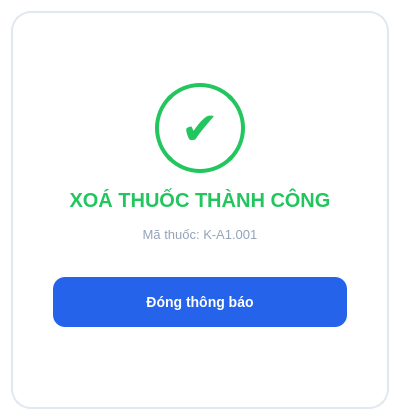
<?xml version="1.0" encoding="UTF-8"?>
<ui version="4.0">
 <class>dlg_success</class>
 <widget class="QDialog" name="dlg_success">
  <property name="geometry">
   <rect>
    <x>0</x>
    <y>0</y>
    <width>400</width>
    <height>420</height>
   </rect>
  </property>
  <property name="styleSheet">
   <string notr="true">QDialog { background-color: rgba(0, 0, 0, 0); }</string>
  </property>
  <layout class="QVBoxLayout" name="main_layout">
   <item>
    <widget class="QFrame" name="container_frame">
     <property name="styleSheet">
      <string notr="true">
       QFrame#container_frame {
           background-color: #FFFFFF;
           border-radius: 20px;
           border: 2px solid #E2E8F0;
       }
      </string>
     </property>
     <layout class="QVBoxLayout" name="content_layout">
      <property name="spacing">
       <number>15</number>
      </property>
      <property name="leftMargin">
       <number>40</number>
      </property>
      <property name="topMargin">
       <number>20</number>
      </property>
      <property name="rightMargin">
       <number>40</number>
      </property>
      <property name="bottomMargin">
       <number>30</number>
      </property>
      <item>
       <spacer name="v_spacer_top">
        <property name="orientation">
         <enum>Qt::Vertical</enum>
        </property>
        <property name="sizeType">
         <enum>QSizePolicy::Expanding</enum>
        </property>
        <property name="sizeHint" stdset="0">
         <size>
          <width>20</width>
          <height>40</height>
         </size>
        </property>
       </spacer>
      </item>
      <item>
       <layout class="QHBoxLayout" name="layout_icon">
        <item>
         <spacer name="s1">
          <property name="orientation">
           <enum>Qt::Horizontal</enum>
          </property>
          <property name="sizeType">
           <enum>QSizePolicy::Expanding</enum>
          </property>
          <property name="sizeHint" stdset="0">
           <size>
            <width>40</width>
            <height>20</height>
           </size>
          </property>
         </spacer>
        </item>
        <item>
         <widget class="QLabel" name="lbl_icon">
          <property name="minimumSize">
           <size>
            <width>90</width>
            <height>90</height>
           </size>
          </property>
          <property name="styleSheet">
           <string notr="true">border: 4px solid #22C55E; border-radius: 45px; color: #22C55E; font-size: 45px; font-weight: bold;</string>
          </property>
          <property name="text">
           <string>✔</string>
          </property>
          <property name="alignment">
           <set>Qt::AlignCenter</set>
          </property>
         </widget>
        </item>
        <item>
         <spacer name="s2">
          <property name="orientation">
           <enum>Qt::Horizontal</enum>
          </property>
          <property name="sizeType">
           <enum>QSizePolicy::Expanding</enum>
          </property>
          <property name="sizeHint" stdset="0">
           <size>
            <width>40</width>
            <height>20</height>
           </size>
          </property>
         </spacer>
        </item>
       </layout>
      </item>
      <item>
       <widget class="QLabel" name="lbl_title">
        <property name="styleSheet">
         <string notr="true">color: #22C55E; font-weight: bold; font-size: 20px; border: none;</string>
        </property>
        <property name="text">
         <string>XOÁ THUỐC THÀNH CÔNG</string>
        </property>
        <property name="alignment">
         <set>Qt::AlignCenter</set>
        </property>
       </widget>
      </item>
      <item>
       <widget class="QLabel" name="lbl_code">
        <property name="styleSheet">
         <string notr="true">color: #94A3B8; font-size: 13px; border: none;</string>
        </property>
        <property name="text">
         <string>Mã thuốc: K-A1.001</string>
        </property>
        <property name="alignment">
         <set>Qt::AlignCenter</set>
        </property>
       </widget>
      </item>
      <item>
       <spacer name="v_spacer_mid">
        <property name="orientation">
         <enum>Qt::Vertical</enum>
        </property>
        <property name="sizeType">
         <enum>QSizePolicy::Fixed</enum>
        </property>
        <property name="sizeHint" stdset="0">
         <size>
          <width>20</width>
          <height>20</height>
         </size>
        </property>
       </spacer>
      </item>
      <item>
       <widget class="QPushButton" name="btn_close">
        <property name="minimumSize">
         <size>
          <width>100</width>
          <height>50</height>
         </size>
        </property>
        <property name="styleSheet">
         <string notr="true">background-color: #2563EB; color: white; border-radius: 12px; font-weight: bold; font-size: 14px;</string>
        </property>
        <property name="text">
         <string>Đóng thông báo</string>
        </property>
       </widget>
      </item>
      <item>
       <spacer name="v_spacer_bottom">
        <property name="orientation">
         <enum>Qt::Vertical</enum>
        </property>
        <property name="sizeType">
         <enum>QSizePolicy::Expanding</enum>
        </property>
        <property name="sizeHint" stdset="0">
         <size>
          <width>20</width>
          <height>40</height>
         </size>
        </property>
       </spacer>
      </item>
     </layout>
    </widget>
   </item>
  </layout>
 </widget>
</ui>
